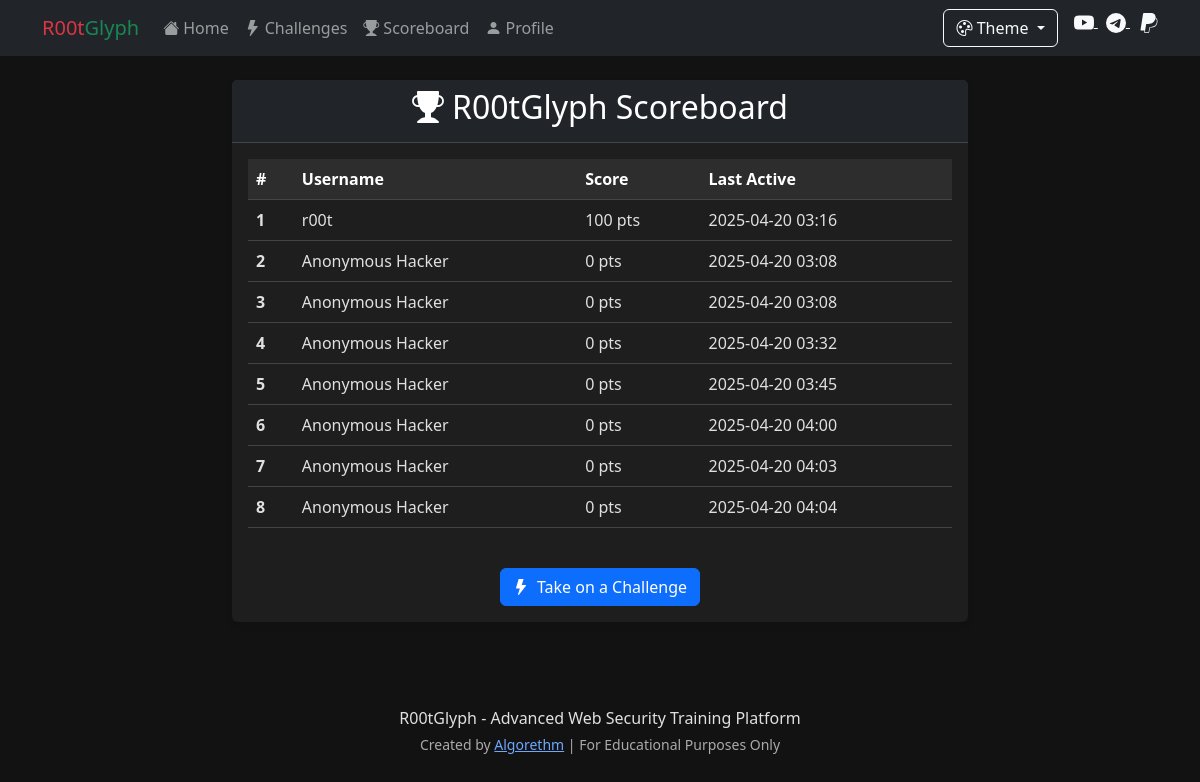
/scoreboard, run on an earlier commit of the app's database.
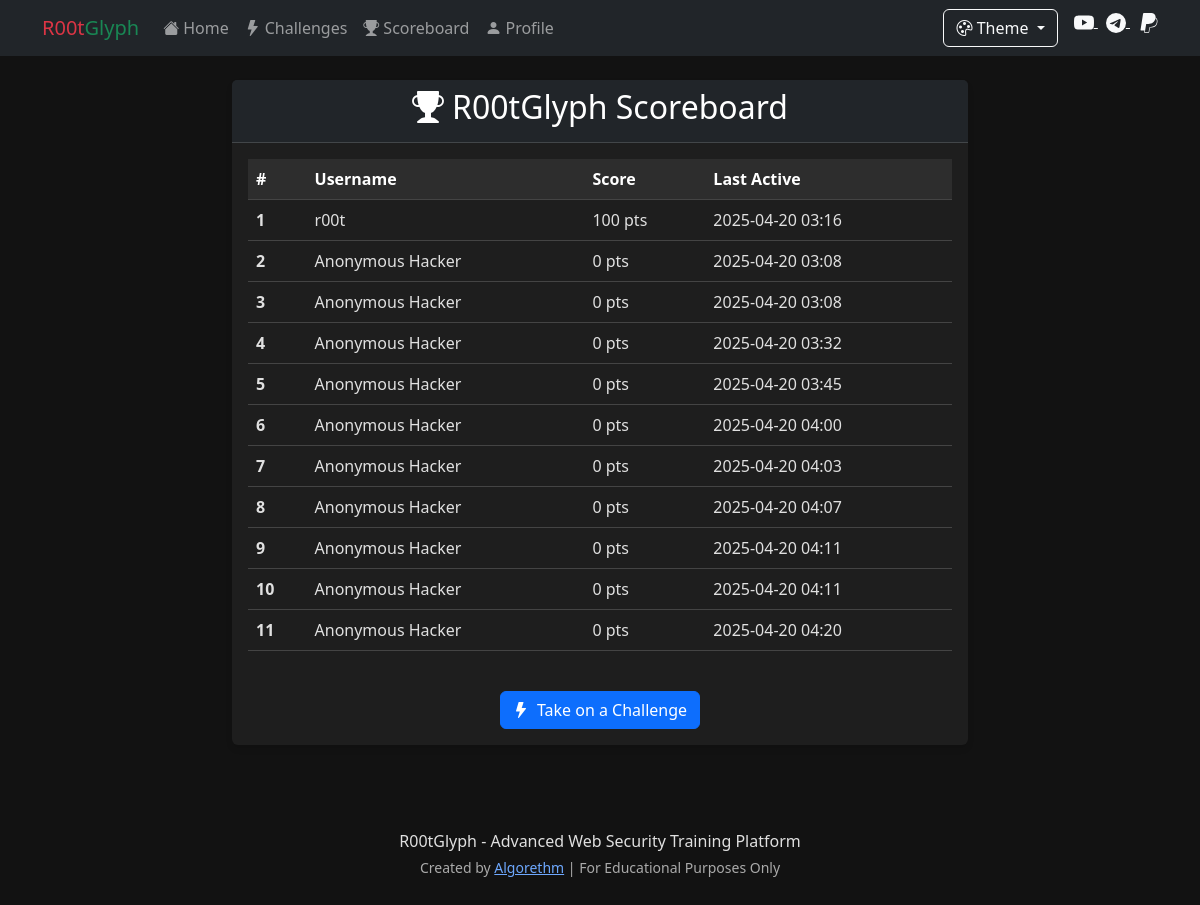
And on a later commit of the database.
### app.py (models this page shows)
class LocalUser(db.Model):
    id = db.Column(db.Integer, primary_key=True)
    username = db.Column(db.String(50), nullable=False, default='Hacker')
    display_name = db.Column(db.String(50), nullable=False, default='Anonymous Hacker')
    machine_id = db.Column(db.String(64), unique=True, nullable=False)
    score = db.Column(db.Integer, default=0)
    completed_challenges = db.Column(db.Text, default='[]')  # JSON string of completed challenge IDs
    created_at = db.Column(db.DateTime, default=datetime.utcnow)
    last_active = db.Column(db.DateTime, default=datetime.utcnow)

### app.py (the view)
@app.route('/scoreboard')
def scoreboard():
    top_users = LocalUser.query.order_by(LocalUser.score.desc()).limit(20).all()
    return render_template('scoreboard.html', users=top_users)

### templates/scoreboard.html (shortened to what this page needs)
{% extends 'base.html' %}
{% block content %}
<div class="row">
    <div class="col-md-8 offset-md-2">
        <div class="card">
            <div class="card-header bg-dark text-white">
                <h2 class="text-center"><i class="bi bi-trophy-fill me-2"></i>R00tGlyph Scoreboard</h2>
            </div>
            <div class="card-body">
                {% if users %}
                <div class="table-responsive">
                    <table class="table table-hover">
                        <thead class="table-dark">
                            <tr>
                                <th scope="col">#</th>
                                <th scope="col">Username</th>
                                <th scope="col">Score</th>
                                <th scope="col">Last Active</th>
                            </tr>
                        </thead>
                        <tbody>
                            {% for user in users %}
                            <tr {% if session.get('machine_id') == user.machine_id %}class="table-success"{% endif %}>
                                <th scope="row">{{ loop.index }}</th>
                                <td>{{ user.display_name }}</td>
                                <td>{{ user.score }} pts</td>
                                <td>{{ user.last_active.strftime('%Y-%m-%d %H:%M') }}</td>
                            </tr>
                            {% endfor %}
                        </tbody>
                    </table>
                </div>
                {% else %}
                <div class="alert alert-info">
                    <i class="bi bi-info-circle-fill me-2"></i>
                    No scores yet! Be the first to complete a challenge and earn points.
                </div>
                {% endif %}
                <div class="text-center mt-4">
                    <a href="{{ url_for('vulnerabilities') }}" class="btn btn-primary">
                        <i class="bi bi-lightning-fill me-2"></i>Take on a Challenge
                    </a>
                </div>
            </div>
        </div>
    </div>
</div>
{% endblock %}

### templates/base.html (shortened to what this page needs)
<!DOCTYPE html>
<html lang="en" data-bs-theme="{{ session.get('theme', 'dark') }}">
<head>
    <link rel="stylesheet" href="https://cdn.jsdelivr.net/npm/bootstrap@5.3.0/dist/css/bootstrap.min.css">
    <link rel="stylesheet" href="https://cdn.jsdelivr.net/npm/bootstrap-icons@1.11.1/font/bootstrap-icons.css">
    <link rel="stylesheet" href="{{ url_for('static', filename='css/style.css') }}">
</head>
<body>
    <nav class="navbar navbar-expand-lg navbar-dark bg-dark">
        <div class="container">
            <a class="navbar-brand" href="{{ url_for('index') }}"><span class="text-danger">R00t</span><span class="text-success">Glyph</span></a>
            <div class="collapse navbar-collapse" id="navbarNav">
                <ul class="navbar-nav me-auto">
                    <li class="nav-item">
                        <a class="nav-link" href="{{ url_for('index') }}"><i class="bi bi-house-fill me-1"></i>Home</a>
                    </li>
                    <li class="nav-item">
                        <a class="nav-link" href="{{ url_for('vulnerabilities') }}"><i class="bi bi-lightning-fill me-1"></i>Challenges</a>
                    </li>
                    <li class="nav-item">
                        <a class="nav-link" href="{{ url_for('scoreboard') }}"><i class="bi bi-trophy-fill me-1"></i>Scoreboard</a>
                    </li>
                    <li class="nav-item">
                        <a class="nav-link" href="{{ url_for('profile') }}"><i class="bi bi-person-fill me-1"></i>Profile</a>
                    </li>
                </ul>
                <div class="d-flex">
                    <div class="dropdown me-3">
                        <button class="btn btn-outline-light dropdown-toggle" type="button" id="themeDropdown" data-bs-toggle="dropdown" aria-expanded="false">
                            <i class="bi bi-palette"></i> Theme
                        </button>
                    </div>
                    <div class="social-icons">
                        <a href="https://youtube.com/@algorethm_" target="_blank" class="text-light me-2" title="YouTube">
                        </a>
                        <a href="https://t.me/hackerpwd1" target="_blank" class="text-light me-2" title="Telegram">
                        </a>
                        <a href="https://www.paypal.com/donate/?hosted_button_id=Z9HENP8G6PTD6" target="_blank" class="text-light" title="PayPal Donation">
                        </a>
                    </div>
                </div>
            </div>
        </div>
    </nav>
    <div class="container mt-4">
        {% block content %}{% endblock %}
    </div>
    <footer class="mt-5 py-3 text-center">
        <div class="container">
            <p class="mb-1">R00tGlyph - Advanced Web Security Training Platform</p>
            <p class="small text-muted">Created by <a href="https://youtube.com/@algorethm_" target="_blank">Algorethm</a> | For Educational Purposes Only</p>
        </div>
    </footer>
</body>
</html>

### static/css/style.css (style rules this page uses)
body { font-family: 'Segoe UI', Tahoma, Geneva, Verdana, sans-serif; }
.card { box-shadow: 0 4px 6px rgba(0, 0, 0, 0.1); margin-bottom: 20px; border: none; }
.card-header { font-weight: bold; }
footer { margin-top: 50px; }
.social-icons a { transition: all 0.3s ease; }
[data-bs-theme="dark"] { --bs-body-bg: #121212; --bs-body-color: #e0e0e0; --bs-primary-rgb: 13, 110, 253; --bs-secondary-rgb: 108, 117, 125; --bs-success-rgb: 25, 135, 84; --bs-info-rgb: 13, 202, 240; --bs-warning-rgb: 255, 193, 7; --bs-danger-rgb: 220, 53, 69; --bs-light-rgb: 248, 249, 250; --bs-dark-rgb: 33, 37, 41; }
[data-bs-theme="dark"] .card { background-color: #1e1e1e; border-color: #333; }
[data-bs-theme="dark"] .text-muted { color: #aaaaaa !important; }
[data-bs-theme="dark"] .table { --bs-table-color: #e0e0e0; --bs-table-bg: #1e1e1e; --bs-table-border-color: #444; }
[data-bs-theme="dark"] .table-dark { --bs-table-bg: #2d2d2d; --bs-table-border-color: #444; }

What changed in the data, as far as the page shows it:
changed LocalUser (number 8 of 11 on the later page): last_active "2025-04-20 04:04" → "2025-04-20 04:07"
added LocalUser: display_name "Anonymous Hacker", score "0", last_active "2025-04-20 04:11"
added LocalUser: display_name "Anonymous Hacker", score "0", last_active "2025-04-20 04:11"
added LocalUser: display_name "Anonymous Hacker", score "0", last_active "2025-04-20 04:20"
